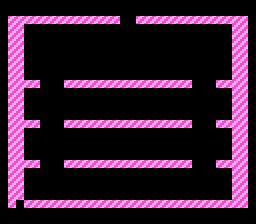

A level layout from a 2D game, rendered from its tile map. Below: a short description, then the map file with its tile-grid data intact:
An orthogonal 32x28 tile map with 8x8 px tiles, 1 tile layer (Tile Layer 1), 3 tilesets and 5 objects (3x ZenChan, 2x player).

<map version="1.10" tiledversion="1.11.2" orientation="orthogonal" renderorder="right-down" width="32" height="28" tilewidth="8" tileheight="8" infinite="0" nextlayerid="3" nextobjectid="8">
 <tileset firstgid="1" name="TopOnly" tilewidth="8" tileheight="8" tilecount="1" columns="1">
  <properties>
   <property name="col" type="int" value="1" />
  </properties>
  <image source="1.jpg" width="8" height="8" />
  <tile id="0">
   <properties>
    <property name="col" type="int" value="1" />
   </properties>
  </tile>
 </tileset>
 <tileset firstgid="2" name="Solid" tilewidth="8" tileheight="8" tilecount="1" columns="1">
  <properties>
   <property name="col" type="int" value="0" />
  </properties>
  <image source="1.jpg" width="8" height="8" />
  <tile id="0">
   <properties>
    <property name="col" type="int" value="0" />
   </properties>
  </tile>
 </tileset>
 <tileset firstgid="3" name="None" tilewidth="8" tileheight="8" tilecount="1" columns="1">
  <image source="1.jpg" width="8" height="8" />
 </tileset>
 <layer id="1" name="Tile Layer 1" width="32" height="28">
  <properties>
   <property name="type" type="int" value="1" />
  </properties>
  <data encoding="csv">
0,0,0,0,0,0,0,0,0,0,0,0,0,0,0,0,0,0,0,0,0,0,0,0,0,0,0,0,0,0,0,0,
0,0,0,0,0,0,0,0,0,0,0,0,0,0,0,0,0,0,0,0,0,0,0,0,0,0,0,0,0,0,0,0,
0,3,3,3,3,3,3,3,3,3,3,3,3,3,3,0,0,3,3,3,3,3,3,3,3,3,3,3,3,3,3,0,
0,2,2,0,0,0,0,0,0,0,0,0,0,0,0,0,0,0,0,0,0,0,0,0,0,0,0,0,0,2,2,0,
0,2,2,0,0,0,0,0,0,0,0,0,0,0,0,0,0,0,0,0,0,0,0,0,0,0,0,0,0,2,2,0,
0,2,2,0,0,0,0,0,0,0,0,0,0,0,0,0,0,0,0,0,0,0,0,0,0,0,0,0,0,2,2,0,
0,2,2,0,0,0,0,0,0,0,0,0,0,0,0,0,0,0,0,0,0,0,0,0,0,0,0,0,0,2,2,0,
0,2,2,0,0,0,0,0,0,0,0,0,0,0,0,0,0,0,0,0,0,0,0,0,0,0,0,0,0,2,2,0,
0,2,2,0,0,0,0,0,0,0,0,0,0,0,0,0,0,0,0,0,0,0,0,0,0,0,0,0,0,2,2,0,
0,2,2,0,0,0,0,0,0,0,0,0,0,0,0,0,0,0,0,0,0,0,0,0,0,0,0,0,0,2,2,0,
0,2,2,1,1,0,0,0,1,1,1,1,1,1,1,1,1,1,1,1,1,1,1,1,0,0,0,1,1,2,2,0,
0,2,2,0,0,0,0,0,0,0,0,0,0,0,0,0,0,0,0,0,0,0,0,0,0,0,0,0,0,2,2,0,
0,2,2,0,0,0,0,0,0,0,0,0,0,0,0,0,0,0,0,0,0,0,0,0,0,0,0,0,0,2,2,0,
0,2,2,0,0,0,0,0,0,0,0,0,0,0,0,0,0,0,0,0,0,0,0,0,0,0,0,0,0,2,2,0,
0,2,2,0,0,0,0,0,0,0,0,0,0,0,0,0,0,0,0,0,0,0,0,0,0,0,0,0,0,2,2,0,
0,2,2,1,1,0,0,0,1,1,1,1,1,1,1,1,1,1,1,1,1,1,1,1,0,0,0,1,1,2,2,0,
0,2,2,0,0,0,0,0,0,0,0,0,0,0,0,0,0,0,0,0,0,0,0,0,0,0,0,0,0,2,2,0,
0,2,2,0,0,0,0,0,0,0,0,0,0,0,0,0,0,0,0,0,0,0,0,0,0,0,0,0,0,2,2,0,
0,2,2,0,0,0,0,0,0,0,0,0,0,0,0,0,0,0,0,0,0,0,0,0,0,0,0,0,0,2,2,0,
0,2,2,0,0,0,0,0,0,0,0,0,0,0,0,0,0,0,0,0,0,0,0,0,0,0,0,0,0,2,2,0,
0,2,2,1,1,0,0,0,1,1,1,1,1,1,1,1,1,1,1,1,1,1,1,1,0,0,0,1,1,2,2,0,
0,2,2,0,0,0,0,0,0,0,0,0,0,0,0,0,0,0,0,0,0,0,0,0,0,0,0,0,0,2,2,0,
0,2,2,0,0,0,0,0,0,0,0,0,0,0,0,0,0,0,0,0,0,0,0,0,0,0,0,0,0,2,2,0,
0,2,2,0,0,0,0,0,0,0,0,0,0,0,0,0,0,0,0,0,0,0,0,0,0,0,0,0,0,2,2,0,
0,2,2,0,0,0,0,0,0,0,0,0,0,0,0,0,0,0,0,0,0,0,0,0,0,0,0,0,0,2,2,0,
0,2,0,1,1,1,1,1,1,1,1,1,1,1,1,1,1,1,1,1,1,1,1,1,1,1,1,1,1,2,2,0,
0,0,0,0,0,0,0,0,0,0,0,0,0,0,0,0,0,0,0,0,0,0,0,0,0,0,0,0,0,0,0,0,
0,0,0,0,0,0,0,0,0,0,0,0,0,0,0,0,0,0,0,0,0,0,0,0,0,0,0,0,0,0,0,0
</data>
 </layer>
 <objectgroup id="2" name="Object Layer 1">
  <object id="2" name="ZenChan" x="128" y="24.5" />
  <object id="4" name="player" x="51.75" y="185.75">
   <properties>
    <property name="isPlayerOne" type="bool" value="true" />
   </properties>
  </object>
  <object id="5" name="player" x="203.75" y="185.75">
   <properties>
    <property name="isPlayerOne" type="bool" value="false" />
   </properties>
  </object>
  <object id="6" name="ZenChan" x="128" y="3.5" />
  <object id="7" name="ZenChan" x="128" y="-18.5" />
 </objectgroup>
</map>
